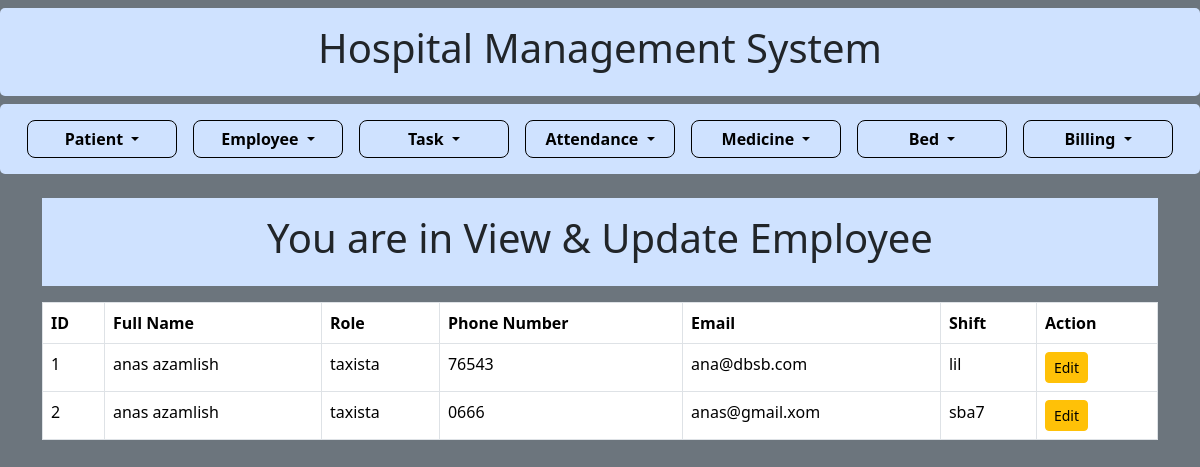
Page /view_update_employee on the committed database.
### models/models_employee.py (models this page shows)
class Employee(db.Model):
    id = db.Column(db.Integer, primary_key=True)
    full_name = db.Column(db.String(100))
    role = db.Column(db.String(100))
    phone_number = db.Column(db.String(50))
    email = db.Column(db.String(100))
    shift = db.Column(db.String(50))

### routes/routes_employee.py (the view)
@employee_bp.route('/view_update_employee')
def view_update_employee():
    return render_template("view_update_employee.html", employees=Employee.query.all())

### templates/view_update_employee.html
{% extends "base.html" %}
{% block content %}
<div class="container-fluid mt-2 p-3 bg-primary-subtle text-dark">
    <h1 class="text-center">You are in View & Update Employee</h1>
</div>
<form method="POST">
    <table class="table table-bordered mt-3">
        <thead>
            <tr>
                <th>ID</th>
                <th>Full Name</th>
                <th>Role</th>
                <th>Phone Number</th>
                <th>Email</th>
                <th>Shift</th>
                <th>Action</th>
            </tr>
        </thead>
        <tbody>
            {% for p in employees %}
            <tr>
                <td>{{ p.id }}</td>
                <td>{{ p.full_name }}</td>
                <td>{{ p.role }}</td>
                <td>{{ p.phone_number }}</td>
                <td>{{ p.email }}</td>
                <td>{{ p.shift }}</td>
                <td>
                    <a href="/edit_employee/{{ p.id }}" class="btn btn-warning btn-sm">Edit</a>
                </td>
            </tr>
            {% endfor %}
        </tbody>
    </table>
</form>
{% endblock %}

### templates/base.html (style rules this page uses)
body { background-color: #6c757d; }

### rows in the picture
Employee: id "1", full_name "anas azamlish", role "taxista", phone_number "76543", email "ana@dbsb.com", shift "lil"
Employee: id "2", full_name "anas azamlish", role "taxista", phone_number "0666", email "anas@gmail.xom", shift "sba7"
